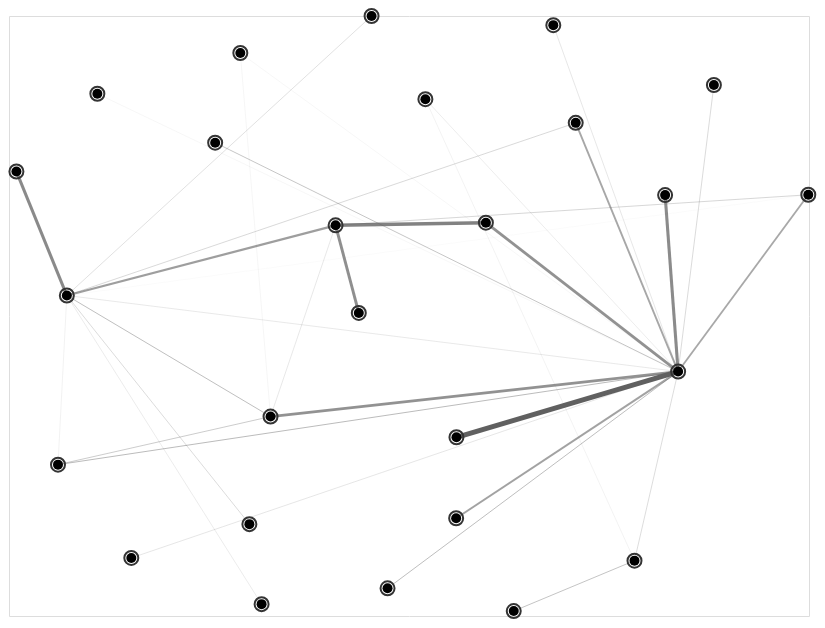

Notebook code for this chart:
### Markdown cell above
Unstyled one liner

### Code cell
alph(G, weight_attr="weight")

### Figure 1 — Vega-Lite specification as saved in the notebook (floating-point values rounded to 4 significant figures)
{"config": {"view": {"continuousWidth": 400, "continuousHeight": 300}}, "layer": [{"data": {"name": "data-7ca973478f4d9a1f259995e8224694de"}, "mark": "line", "encoding": {"color": {"value": "#606060"}, "detail": {"field": "edge", "type": "quantitative"}, "opacity": {"field": "weight", "legend": null, "scale": {"range": [0.3, 1]}, "type": "quantitative"}, "strokeWidth": {"field": "weight", "legend": null, "scale": {"range": [0.1, 5]}, "type": "quantitative"}, "x": {"axis": {"domain": false, "grid": false, "labels": false, "ticks": false, "title": ""}, "field": "x", "type": "quantitative"}, "y": {"axis": {"domain": false, "grid": false, "labels": false, "ticks": false, "title": ""}, "field": "y", "type": "quantitative"}}}, {"layer": [{"mark": "circle", "encoding": {"fill": {"value": "rgba(0,0,0,0"}, "opacity": {"value": 1}, "size": {"field": "__node_halo_size", "legend": null, "scale": null, "type": "quantitative"}, "stroke": {"value": "#343434"}, "strokeWidth": {"value": 2}, "x": {"axis": {"domain": false, "grid": false, "labels": false, "ticks": false, "title": ""}, "field": "x", "type": "quantitative"}, "y": {"axis": {"domain": false, "grid": false, "labels": false, "ticks": false, "title": ""}, "field": "y", "type": "quantitative"}}}, {"mark": "circle", "encoding": {"fill": {"value": "#000"}, "opacity": {"value": 1}, "size": {"value": 100}, "stroke": {"value": "#565656"}, "strokeWidth": {"value": 0}, "tooltip": [], "x": {"axis": {"domain": false, "grid": false, "labels": false, "ticks": false, "title": ""}, "field": "x", "type": "quantitative"}, "y": {"axis": {"domain": false, "grid": false, "labels": false, "ticks": false, "title": ""}, "field": "y", "type": "quantitative"}}}], "data": {"name": "data-288521d4acd634a9938b53f0165cb764"}}], "height": 600, "resolve": {"scale": {"color": "independent", "fill": "independent", "opacity": "independent", "size": "independent", "strokeWidth": "independent"}}, "width": 800, "$schema": "https://vega.github.io/schema/vega-lite/v4.17.0.json", "datasets": {"data-7ca973478f4d9a1f259995e8224694de": [{"target": "b", "y": 244.5, "pair": ["a", "b"], "x": 635.5, "edge": 0, "weight": 2.171, "source": "a"}, {"target": "b", "y": 199.4, "pair": ["a", "b"], "x": 278.8, "edge": 0, "weight": 2.171, "source": "a"}, {"target": "a", "y": 244.5, "pair": ["a", "a"], "x": 635.5, "edge": 1, "weight": 0.08112, "source": "a"}, {"target": "a", "y": 244.5, "pair": ["a", "a"], "x": 635.5, "edge": 1, "weight": 0.08112, "source": "a"}, {"target": "n", "y": 244.5, "pair": ["a", "n"], "x": 635.5, "edge": 2, "weight": 3.894, "source": "a"}, {"target": "n", "y": 178.7, "pair": ["a", "n"], "x": 441.5, "edge": 2, "weight": 3.894, "source": "a"}, {"target": "c", "y": 244.5, "pair": ["a", "c"], "x": 635.5, "edge": 3, "weight": 0.2846, "source": "a"}, {"target": "c", "y": 320.5, "pair": ["a", "c"], "x": 100.6, "edge": 3, "weight": 0.2846, "source": "a"}, {"target": "r", "y": 244.5, "pair": ["a", "r"], "x": 635.5, "edge": 4, "weight": 1.398, "source": "a"}, {"target": "r", "y": 421.2, "pair": ["a", "r"], "x": 749.4, "edge": 4, "weight": 1.398, "source": "a"}, {"target": "d", "y": 244.5, "pair": ["a", "d"], "x": 635.5, "edge": 5, "weight": 0.748, "source": "a"}, {"target": "d", "y": 151.4, "pair": ["a", "d"], "x": 92.87, "edge": 5, "weight": 0.748, "source": "a"}, {"target": "e", "y": 244.5, "pair": ["a", "e"], "x": 635.5, "edge": 6, "weight": 2.381, "source": "a"}, {"target": "e", "y": 420.9, "pair": ["a", "e"], "x": 624.1, "edge": 6, "weight": 2.381, "source": "a"}, {"target": "g", "y": 244.5, "pair": ["a", "g"], "x": 635.5, "edge": 7, "weight": 2.155, "source": "a"}, {"target": "g", "y": 393.3, "pair": ["a", "g"], "x": 467.3, "edge": 7, "weight": 2.155, "source": "a"}, {"target": "h", "y": 244.5, "pair": ["a", "h"], "x": 635.5, "edge": 8, "weight": 0.09351, "source": "a"}, {"target": "h", "y": 563.0, "pair": ["a", "h"], "x": 252.4, "edge": 8, "weight": 0.09351, "source": "a"}, {"target": "j", "y": 244.5, "pair": ["a", "j"], "x": 635.5, "edge": 9, "weight": 0.7285, "source": "a"}, {"target": "j", "y": 27.68, "pair": ["a", "j"], "x": 381.2, "edge": 9, "weight": 0.7285, "source": "a"}, {"target": "k", "y": 244.5, "pair": ["a", "k"], "x": 635.5, "edge": 10, "weight": 0.421, "source": "a"}, {"target": "k", "y": 55.35, "pair": ["a", "k"], "x": 597.3, "edge": 10, "weight": 0.421, "source": "a"}, {"target": "l", "y": 244.5, "pair": ["a", "l"], "x": 635.5, "edge": 11, "weight": 0.2386, "source": "a"}, {"target": "l", "y": 516.8, "pair": ["a", "l"], "x": 414.3, "edge": 11, "weight": 0.2386, "source": "a"}, {"target": "p", "y": 244.5, "pair": ["a", "p"], "x": 635.5, "edge": 12, "weight": 0.4473, "source": "a"}, {"target": "p", "y": 531.0, "pair": ["a", "p"], "x": 666.8, "edge": 12, "weight": 0.4473, "source": "a"}, {"target": "q", "y": 244.5, "pair": ["a", "q"], "x": 635.5, "edge": 13, "weight": 0.3158, "source": "a"}, {"target": "q", "y": 590.8, "pair": ["a", "q"], "x": 526.3, "edge": 13, "weight": 0.3158, "source": "a"}, {"target": "s", "y": 244.5, "pair": ["a", "s"], "x": 635.5, "edge": 14, "weight": 1.434, "source": "a"}, {"target": "s", "y": 493.1, "pair": ["a", "s"], "x": 545.9, "edge": 14, "weight": 1.434, "source": "a"}, {"target": "t", "y": 244.5, "pair": ["a", "t"], "x": 635.5, "edge": 15, "weight": 0.6502, "source": "a"}, {"target": "t", "y": 473.3, "pair": ["a", "t"], "x": 230.4, "edge": 15, "weight": 0.6502, "source": "a"}, {"target": "v", "y": 244.5, "pair": ["a", "v"], "x": 635.5, "edge": 16, "weight": 0.1042, "source": "a"}, {"target": "v", "y": 522.3, "pair": ["a", "v"], "x": 127.3, "edge": 16, "weight": 0.1042, "source": "a"}, {"target": "w", "y": 244.5, "pair": ["a", "w"], "x": 635.5, "edge": 17, "weight": 0.3221, "source": "a"}, {"target": "w", "y": 58.07, "pair": ["a", "w"], "x": 157.0, "edge": 17, "weight": 0.3221, "source": "a"}, {"target": "y", "y": 244.5, "pair": ["a", "y"], "x": 635.5, "edge": 18, "weight": 1.582, "source": "a"}, {"target": "y", "y": 97.75, "pair": ["a", "y"], "x": 441.3, "edge": 18, "weight": 1.582, "source": "a"}, {"target": "c", "y": 199.4, "pair": ["b", "c"], "x": 278.8, "edge": 19, "weight": 0.7215, "source": "b"}, {"target": "c", "y": 320.5, "pair": ["b", "c"], "x": 100.6, "edge": 19, "weight": 0.7215, "source": "b"}, {"target": "d", "y": 199.4, "pair": ["b", "d"], "x": 278.8, "edge": 20, "weight": 0.6038, "source": "b"}, {"target": "d", "y": 151.4, "pair": ["b", "d"], "x": 92.87, "edge": 20, "weight": 0.6038, "source": "b"}, {"target": "f", "y": 199.4, "pair": ["b", "f"], "x": 278.8, "edge": 21, "weight": 0.2946, "source": "b"}, {"target": "f", "y": 390.7, "pair": ["b", "f"], "x": 335.8, "edge": 21, "weight": 0.2946, "source": "b"}, {"target": "h", "y": 199.4, "pair": ["b", "h"], "x": 278.8, "edge": 22, "weight": 0.121, "source": "b"}, {"target": "h", "y": 563.0, "pair": ["b", "h"], "x": 252.4, "edge": 22, "weight": 0.121, "source": "b"}, {"target": "f", "y": 320.5, "pair": ["c", "f"], "x": 100.6, "edge": 23, "weight": 1.739, "source": "c"}, {"target": "f", "y": 390.7, "pair": ["c", "f"], "x": 335.8, "edge": 23, "weight": 1.739, "source": "c"}, {"target": "c", "y": 320.5, "pair": ["c", "c"], "x": 100.6, "edge": 24, "weight": 0.3824, "source": "c"}, {"target": "c", "y": 320.5, "pair": ["c", "c"], "x": 100.6, "edge": 24, "weight": 0.3824, "source": "c"}, {"target": "d", "y": 320.5, "pair": ["c", "d"], "x": 100.6, "edge": 25, "weight": 0.1652, "source": "c"}, {"target": "d", "y": 151.4, "pair": ["c", "d"], "x": 92.87, "edge": 25, "weight": 0.1652, "source": "c"}, {"target": "i", "y": 320.5, "pair": ["c", "i"], "x": 100.6, "edge": 26, "weight": 0.242, "source": "c"}, {"target": "i", "y": 11.87, "pair": ["c", "i"], "x": 271.0, "edge": 26, "weight": 0.242, "source": "c"}, {"target": "o", "y": 320.5, "pair": ["c", "o"], "x": 100.6, "edge": 27, "weight": 2.432, "source": "c"}, {"target": "o", "y": 444.5, "pair": ["c", "o"], "x": 56.48, "edge": 27, "weight": 2.432, "source": "c"}, {"target": "r", "y": 320.5, "pair": ["c", "r"], "x": 100.6, "edge": 28, "weight": 0.04407, "source": "c"}, {"target": "r", "y": 421.2, "pair": ["c", "r"], "x": 749.4, "edge": 28, "weight": 0.04407, "source": "c"}, {"target": "s", "y": 320.5, "pair": ["c", "s"], "x": 100.6, "edge": 29, "weight": 0.4715, "source": "c"}, {"target": "s", "y": 493.1, "pair": ["c", "s"], "x": 545.9, "edge": 29, "weight": 0.4715, "source": "c"}, {"target": "u", "y": 320.5, "pair": ["c", "u"], "x": 100.6, "edge": 30, "weight": 0.3827, "source": "c"}, {"target": "u", "y": 600.0, "pair": ["c", "u"], "x": 367.2, "edge": 30, "weight": 0.3827, "source": "c"}, {"target": "x", "y": 320.5, "pair": ["c", "x"], "x": 100.6, "edge": 31, "weight": 0.437, "source": "c"}, {"target": "x", "y": 91.87, "pair": ["c", "x"], "x": 260.3, "edge": 31, "weight": 0.437, "source": "c"}, {"target": "g", "y": 390.7, "pair": ["f", "g"], "x": 335.8, "edge": 32, "weight": 2.708, "source": "f"}, {"target": "g", "y": 393.3, "pair": ["f", "g"], "x": 467.3, "edge": 32, "weight": 2.708, "source": "f"}, {"target": "r", "y": 390.7, "pair": ["f", "r"], "x": 335.8, "edge": 33, "weight": 0.4919, "source": "f"}, {"target": "r", "y": 421.2, "pair": ["f", "r"], "x": 749.4, "edge": 33, "weight": 0.4919, "source": "f"}, {"target": "z", "y": 390.7, "pair": ["f", "z"], "x": 335.8, "edge": 34, "weight": 2.263, "source": "f"}, {"target": "z", "y": 303.1, "pair": ["f", "z"], "x": 356.1, "edge": 34, "weight": 2.263, "source": "f"}, {"target": "l", "y": 55.35, "pair": ["k", "l"], "x": 597.3, "edge": 35, "weight": 0.1572, "source": "k"}, {"target": "l", "y": 516.8, "pair": ["k", "l"], "x": 414.3, "edge": 35, "weight": 0.1572, "source": "k"}, {"target": "m", "y": 55.35, "pair": ["k", "m"], "x": 597.3, "edge": 36, "weight": 0.6741, "source": "k"}, {"target": "m", "y": 4.953, "pair": ["k", "m"], "x": 491.6, "edge": 36, "weight": 0.6741, "source": "k"}], "data-288521d4acd634a9938b53f0165cb764": [{"x": 635.5, "name": "Rosie", "job": "Surveyor, planning and development", "degree_centrality": 0.8, "y": 244.5, "id": "a", "country": "Korea", "__node_size": 100, "__node_r": 5.0, "__node_halo_size": 196.0}, {"x": 278.8, "name": "Mary", "job": "Financial trader", "degree_centrality": 0.2, "y": 199.4, "id": "b", "country": "Jamaica", "__node_size": 100, "__node_r": 5.0, "__node_halo_size": 196.0}, {"x": 100.6, "name": "Sandra", "job": "Nurse, adult", "degree_centrality": 0.48, "y": 320.5, "id": "c", "country": "Vietnam", "__node_size": 100, "__node_r": 5.0, "__node_halo_size": 196.0}, {"x": 92.87, "name": "Francis", "job": "Health and safety adviser", "degree_centrality": 0.12, "y": 151.4, "id": "d", "country": "Netherlands Antilles", "__node_size": 100, "__node_r": 5.0, "__node_halo_size": 196.0}, {"x": 624.1, "name": "Stephen", "job": "Health and safety adviser", "degree_centrality": 0.04, "y": 420.9, "id": "e", "country": "Korea", "__node_size": 100, "__node_r": 5.0, "__node_halo_size": 196.0}, {"x": 335.8, "name": "Denise", "job": "Private music teacher", "degree_centrality": 0.2, "y": 390.7, "id": "f", "country": "Vietnam", "__node_size": 100, "__node_r": 5.0, "__node_halo_size": 196.0}, {"x": 467.3, "name": "Tony", "job": "Comptroller", "degree_centrality": 0.08, "y": 393.3, "id": "g", "country": "Vietnam", "__node_size": 100, "__node_r": 5.0, "__node_halo_size": 196.0}, {"x": 252.4, "name": "Ann", "job": "Private music teacher", "degree_centrality": 0.08, "y": 563.0, "id": "h", "country": "Vietnam", "__node_size": 100, "__node_r": 5.0, "__node_halo_size": 196.0}, {"x": 271.0, "name": "Ryan", "job": "Licensed conveyancer", "degree_centrality": 0.04, "y": 11.87, "id": "i", "country": "Jamaica", "__node_size": 100, "__node_r": 5.0, "__node_halo_size": 196.0}, {"x": 381.2, "name": "Charlotte", "job": "Private music teacher", "degree_centrality": 0.04, "y": 27.68, "id": "j", "country": "Korea", "__node_size": 100, "__node_r": 5.0, "__node_halo_size": 196.0}, {"x": 597.3, "name": "Kimberley", "job": "Comptroller", "degree_centrality": 0.12, "y": 55.35, "id": "k", "country": "Netherlands Antilles", "__node_size": 100, "__node_r": 5.0, "__node_halo_size": 196.0}, {"x": 414.3, "name": "Wendy", "job": "Nurse, adult", "degree_centrality": 0.08, "y": 516.8, "id": "l", "country": "Vietnam", "__node_size": 100, "__node_r": 5.0, "__node_halo_size": 196.0}, {"x": 491.6, "name": "Gordon", "job": "Licensed conveyancer", "degree_centrality": 0.04, "y": 4.953, "id": "m", "country": "Netherlands Antilles", "__node_size": 100, "__node_r": 5.0, "__node_halo_size": 196.0}, {"x": 441.5, "name": "Nicholas", "job": "Licensed conveyancer", "degree_centrality": 0.04, "y": 178.7, "id": "n", "country": "Netherlands Antilles", "__node_size": 100, "__node_r": 5.0, "__node_halo_size": 196.0}, {"x": 56.48, "name": "Ross", "job": "Private music teacher", "degree_centrality": 0.04, "y": 444.5, "id": "o", "country": "Jamaica", "__node_size": 100, "__node_r": 5.0, "__node_halo_size": 196.0}, {"x": 666.8, "name": "Rhys", "job": "Nurse, adult", "degree_centrality": 0.04, "y": 531.0, "id": "p", "country": "Korea", "__node_size": 100, "__node_r": 5.0, "__node_halo_size": 196.0}, {"x": 526.3, "name": "Lauren", "job": "Surveyor, planning and development", "degree_centrality": 0.04, "y": 590.8, "id": "q", "country": "Netherlands Antilles", "__node_size": 100, "__node_r": 5.0, "__node_halo_size": 196.0}, {"x": 749.4, "name": "Ann", "job": "Surveyor, planning and development", "degree_centrality": 0.12, "y": 421.2, "id": "r", "country": "Vietnam", "__node_size": 100, "__node_r": 5.0, "__node_halo_size": 196.0}, {"x": 545.9, "name": "Abbie", "job": "Minerals surveyor", "degree_centrality": 0.08, "y": 493.1, "id": "s", "country": "Vietnam", "__node_size": 100, "__node_r": 5.0, "__node_halo_size": 196.0}, {"x": 230.4, "name": "Katherine", "job": "Financial trader", "degree_centrality": 0.04, "y": 473.3, "id": "t", "country": "Vietnam", "__node_size": 100, "__node_r": 5.0, "__node_halo_size": 196.0}, {"x": 367.2, "name": "Glenn", "job": "Licensed conveyancer", "degree_centrality": 0.04, "y": 600.0, "id": "u", "country": "Vietnam", "__node_size": 100, "__node_r": 5.0, "__node_halo_size": 196.0}, {"x": 127.3, "name": "Jason", "job": "Minerals surveyor", "degree_centrality": 0.04, "y": 522.3, "id": "v", "country": "Jamaica", "__node_size": 100, "__node_r": 5.0, "__node_halo_size": 196.0}, {"x": 157.0, "name": "Tony", "job": "Financial trader", "degree_centrality": 0.04, "y": 58.07, "id": "w", "country": "Vietnam", "__node_size": 100, "__node_r": 5.0, "__node_halo_size": 196.0}, {"x": 260.3, "name": "Angela", "job": "Comptroller", "degree_centrality": 0.04, "y": 91.87, "id": "x", "country": "Vietnam", "__node_size": 100, "__node_r": 5.0, "__node_halo_size": 196.0}, {"x": 441.3, "name": "Linda", "job": "Financial trader", "degree_centrality": 0.04, "y": 97.75, "id": "y", "country": "Korea", "__node_size": 100, "__node_r": 5.0, "__node_halo_size": 196.0}, {"x": 356.1, "name": "Sian", "job": "Comptroller", "degree_centrality": 0.04, "y": 303.1, "id": "z", "country": "Korea", "__node_size": 100, "__node_r": 5.0, "__node_halo_size": 196.0}]}}
